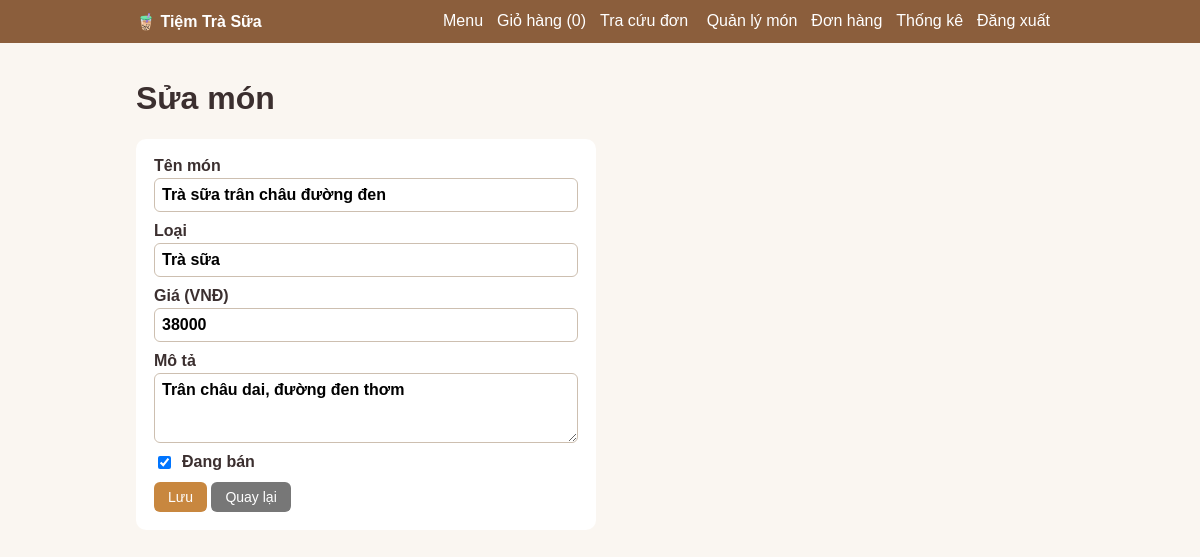
Page /update.php?id=2 (signed in) on the committed database.
### tables this page shows
CREATE TABLE IF NOT EXISTS sanpham (
  id INT AUTO_INCREMENT PRIMARY KEY,
  ten VARCHAR(120) NOT NULL,
  loai VARCHAR(60) NOT NULL DEFAULT 'Trà sữa',
  gia INT UNSIGNED NOT NULL,
  mota VARCHAR(255) DEFAULT NULL,
  dang_ban TINYINT(1) NOT NULL DEFAULT 1
);

### update.php (the view, shortened to what this page needs)
<?php
require 'ketnoi.php';
$id = (int)($_GET['id'] ?? 0);
$sp = layMot($conn, 'SELECT * FROM sanpham WHERE id=?', 'i', [$id]);
?>
<h1>Sửa món</h1>
<form method="post" class="form"><?= csrf() ?>
  <label>Tên món <input name="ten" value="<?= h($sp['ten']) ?>" required></label>
  <label>Loại <input name="loai" value="<?= h($sp['loai']) ?>" required></label>
  <label>Giá (VNĐ) <input type="number" name="gia" min="1000" step="500" value="<?= h($sp['gia']) ?>" required></label>
  <label>Mô tả <textarea name="mota" rows="3"><?= h($sp['mota']) ?></textarea></label>
  <label style="flex-direction:row;align-items:center;gap:8px"><input type="checkbox" name="dang_ban" <?= $sp['dang_ban'] ? 'checked' : '' ?>> Đang bán</label>
  <div><button class="btn">Lưu</button> <a class="btn g" href="index.php?p=admin">Quay lại</a></div>
</form>

### ketnoi.php (style rules this page uses)
* { box-sizing:border-box }
body { margin:0;font-family:Arial,sans-serif;background:#faf6f1;color:#3b2f2f }
.btn { display:inline-block;background:#c8873f;color:#fff;border:0;padding:7px 14px;border-radius:6px;cursor:pointer;text-decoration:none;font-size:14px }
.btn.g { background:#777 }
input,select,textarea { padding:7px;border:1px solid #cdbfb0;border-radius:6px;font:inherit }
.form { display:flex;flex-direction:column;gap:10px;max-width:460px;background:#fff;padding:18px;border-radius:10px }
.form label { display:flex;flex-direction:column;gap:3px;font-weight:bold }

### rows in the picture
sanpham: ten "Trà sữa trân châu đường đen", loai "Trà sữa", gia "38000", mota "Trân châu dai, đường đen thơm", dang_ban "☑"

### other values in the picture
$sl "0"
